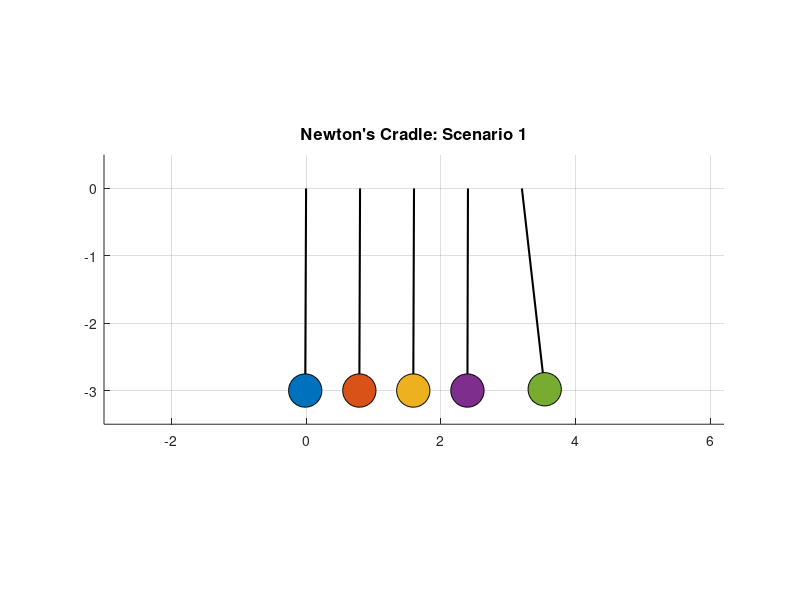

Recreate this plot in MATLAB.
%%Lecture 24

function newtons_cradle_simulation()
    clear all; close all; clc;

    %%configuration case
    Scenario = 1; % Case A: 1 ball approaching 4 stationary balls 
     %Scenario = 2; % Case B: 2 balls approaching 3 stationary balls 
    %Scenario = 3;   % Case C: 3 balls approaching 2 stationary balls
    
    num_balls = 5;  % number of balls
    R = 0.4;        %radius of balls
    L = 3.0;        %length of each string
    
    %%state arrays
    %equilibrium condition
    x_equilibrium = (0:num_balls-1) * (2 * R + 0.001);
    
    %positions and angular velocities
    theta = zeros(1, num_balls);
    omega = zeros(1, num_balls);
    
    %applying intitial conditions
    if Scenario == 1
        theta(1) = -0.4; 
    elseif Scenario == 2
        theta(1) = -0.4;  
        theta(2) = -0.4;

    else
        theta(1) = -0.4;
        theta(2) = -0.4;
        theta(3) = -0.4;  
    end

    %%plot animations
    fig = figure('Name', 'ME 104: Newton''s Cradle Simulation', 'Color', 'w', 'Position', [100, 100, 800, 400]);
    ax = axes('Parent', fig);
    hold(ax, 'on');
    grid(ax, 'on');
    axis(ax, 'equal');
    
    % viewing bounds
    xlim(ax, [min(x_equilibrium) - L, max(x_equilibrium) + L]);
    ylim(ax, [-L - 0.5, 0.5]);
    title(ax, sprintf('Newton''s Cradle: Scenario %d', Scenario), 'FontSize', 12);
    
    %intiializing graph handles
    h_strings = cell(1, num_balls);
    h_balls   = cell(1, num_balls);
    
    colors = lines(num_balls); %give trace color
    for idx = 1:num_balls
        h_strings{idx} = plot(ax, [0, 0], [0, 0], 'k-', 'LineWidth', 1.5);
        h_balls{idx}   = plot(ax, 0, 0, 'o', 'MarkerSize', 24, ...
                              'MarkerFaceColor', colors(idx,:), 'MarkerEdgeColor', 'k');
    end

    %%physical parameter
    dt = 0.005;        %time step
    g = 9.81;         
    total_steps = 1200; %duration of running

    %% main loop
    for step = 1:total_steps
        
        % kinematics update
        for i = 1:num_balls
            alpha = -(g / L) * sin(theta(i)); % Angular acceleration
            omega(i) = omega(i) + alpha * dt;   % Update angular velocity
            theta(i) = theta(i) + omega(i) * dt; % Update angular position
        end
        
        % 2. Discrete Binary Collision Resolution Loop [cite: 132]
        % We check multiple passes per frame to capture chained sequence reactions correctly
        collision_detected = true;
        while collision_detected
            collision_detected = false;
            
            for i = 1:(num_balls - 1)
                % Compute current spatial X positions to verify contact boundary
                x_left  = x_equilibrium(i)   + L * sin(theta(i));
                x_right = x_equilibrium(i+1) + L * sin(theta(i+1));
                
                % Check if adjacent balls overlap or strike each other
                if x_left + R >= x_right - R
                    
                    % Is the left ball physically moving toward the right ball?
                    v_left  = omega(i)   * L;
                    v_right = omega(i+1) * L;
                    
                    if v_left > v_right
                        % Perfect elastic momentum transfer (e = 1) for identical masses: [cite: 107, 112]
                        % Velocities are completely swapped [cite: 113, 114]
                        v_left_new  = v_right;
                        v_right_new = v_left;
                        
                        % Translate linear velocities back into angular domain
                        omega(i)   = v_left_new / L;
                        omega(i+1) = v_right_new / L;
                        
                        % Prevent overlapping by separating them exactly to contact distance
                        midpoint = (x_left + x_right) / 2;
                        theta(i)   = asin(((midpoint - R) - x_equilibrium(i)) / L);
                        theta(i+1) = asin(((midpoint + R) - x_equilibrium(i+1)) / L);
                        
                        collision_detected = true; % Re-verify cascade interactions [cite: 132]
                    end
                end
            end
        end
        
        % 3. Graphics Rendering Update
        for i = 1:num_balls
            % Compute instantaneous positions relative to each anchor point
            x_pos = x_equilibrium(i) + L * sin(theta(i));
            y_pos = -L * cos(theta(i));
            
            % Update line coordinate endpoints (pendulum strings)
            set(h_strings{i}, 'XData', [x_equilibrium(i), x_pos], 'YData', [0, y_pos]);
            
            % Update marker positions (spherical ball objects)
            set(h_balls{i}, 'XData', x_pos, 'YData', y_pos);
        end
        
        drawnow;
        pause(0.001); % Slow execution down slightly for smooth viewing
    end
end
